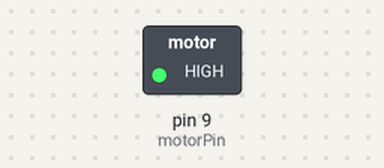
A sketch run on a simulated Arduino Uno, built with avr-gcc and run on an emulated ATmega328P. Shown: switched loads named in the sketch (green lamp = pin HIGH).

Above: at 0.1 s.
Timing chart, 0 to 1.6 s (numbered marks = the images above):
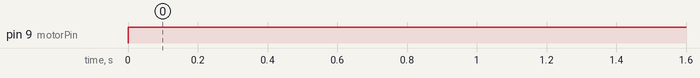

Measured:
- by itself, pin 9 (motorPin): LOW → HIGH at 0.00 s

The sketch:

DC-SimpleSpeedControl.ino
```cpp
const int motorPin = 9;
int switchState = 0;
void setup(){

  pinMode(motorPin, OUTPUT);
  }

  void loop(){
    digitalWrite(motorPin, HIGH);
    }
```
